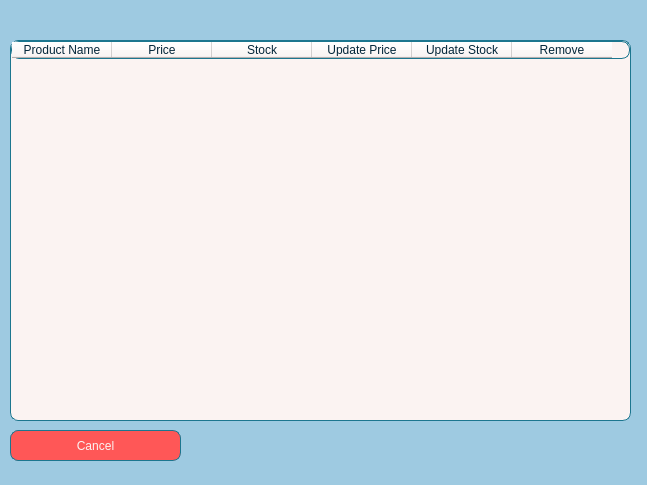
<?xml version="1.0" encoding="UTF-8"?>
<ui version="4.0">
 <class>MainWindow</class>
 <widget class="QMainWindow" name="MainWindow">
  <property name="geometry">
   <rect>
    <x>0</x>
    <y>0</y>
    <width>647</width>
    <height>485</height>
   </rect>
  </property>
  <property name="windowTitle">
   <string>MainWindow</string>
  </property>
  <property name="styleSheet">
   <string notr="true">background-color:rgb(158, 202, 225);
</string>
  </property>
  <widget class="QWidget" name="centralwidget">
   <widget class="QTableWidget" name="productsTable">
    <property name="geometry">
     <rect>
      <x>10</x>
      <y>40</y>
      <width>621</width>
      <height>381</height>
     </rect>
    </property>
    <property name="styleSheet">
     <string notr="true">background-color:rgb(251, 243, 242);;
color:rgb(3, 37, 57);
font: 75 8pt &quot;Verdana&quot;;
border: 1px solid rgb(28, 118, 143);
border-radius: 8px;</string>
    </property>
    <column>
     <property name="text">
      <string>Product Name</string>
     </property>
    </column>
    <column>
     <property name="text">
      <string>Price</string>
     </property>
    </column>
    <column>
     <property name="text">
      <string>Stock</string>
     </property>
    </column>
    <column>
     <property name="text">
      <string>Update Price</string>
     </property>
    </column>
    <column>
     <property name="text">
      <string>Update Stock</string>
     </property>
    </column>
    <column>
     <property name="text">
      <string>Remove</string>
     </property>
    </column>
   </widget>
   <widget class="QPushButton" name="cancelBtn">
    <property name="geometry">
     <rect>
      <x>10</x>
      <y>430</y>
      <width>171</width>
      <height>31</height>
     </rect>
    </property>
    <property name="styleSheet">
     <string notr="true">border: 1px solid rgb(28, 118, 143);
font: 75 10pt &quot;MS Shell Dlg 2&quot;;
border-radius: 8px;
color:rgb(251, 243, 242);
background-color:rgb(255, 87, 87);</string>
    </property>
    <property name="text">
     <string>Cancel</string>
    </property>
   </widget>
  </widget>
  <widget class="QStatusBar" name="statusbar"/>
 </widget>
 <resources/>
 <connections/>
</ui>
